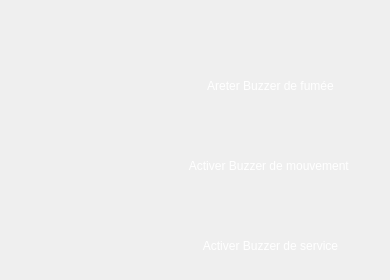
    <widget class="QWidget" name="page_27">
     <widget class="QPushButton" name="fumer">
      <property name="geometry">
       <rect>
        <x>160</x>
        <y>60</y>
        <width>221</width>
        <height>51</height>
       </rect>
      </property>
      <property name="styleSheet">
       <string notr="true">QPushButton {
            color: white;
            border-image: url(:/img/button.png) 3 10 3 10;
	font: 12pt &quot;calibri&quot;;
            border-top: 3px transparent;
            border-bottom: 3px transparent;
            border-right: 10px transparent;
            border-left: 10px transparent;
        }</string>
      </property>
      <property name="text">
       <string>Areter Buzzer de fumée</string>
      </property>
     </widget>
     <widget class="QPushButton" name="pushButton_15">
      <property name="geometry">
       <rect>
        <x>160</x>
        <y>140</y>
        <width>221</width>
        <height>51</height>
       </rect>
      </property>
      <property name="styleSheet">
       <string notr="true">QPushButton {
            color: white;
            border-image: url(:/img/button.png) 3 10 3 10;
	font: 12pt &quot;calibri&quot;;
            border-top: 3px transparent;
            border-bottom: 3px transparent;
            border-right: 10px transparent;
            border-left: 10px transparent;
        }</string>
      </property>
      <property name="text">
       <string>Activer Buzzer de mouvement </string>
      </property>
     </widget>
     <widget class="QPushButton" name="pushButton_16">
      <property name="geometry">
       <rect>
        <x>160</x>
        <y>220</y>
        <width>221</width>
        <height>51</height>
       </rect>
      </property>
      <property name="styleSheet">
       <string notr="true">QPushButton {
            color: white;
            border-image: url(:/img/button.png) 3 10 3 10;
	font: 12pt &quot;calibri&quot;;
            border-top: 3px transparent;
            border-bottom: 3px transparent;
            border-right: 10px transparent;
            border-left: 10px transparent;
        }</string>
      </property>
      <property name="text">
       <string>Activer Buzzer de service</string>
      </property>
     </widget>
    </widget>
